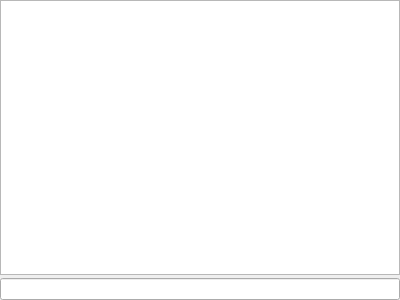
<?xml version="1.0" encoding="UTF-8"?>
<ui version="4.0">
 <class>SolarusEditor::Console</class>
 <widget class="QWidget" name="SolarusEditor::Console">
  <property name="geometry">
   <rect>
    <x>0</x>
    <y>0</y>
    <width>400</width>
    <height>300</height>
   </rect>
  </property>
  <layout class="QVBoxLayout" name="verticalLayout">
   <property name="spacing">
    <number>3</number>
   </property>
   <property name="leftMargin">
    <number>0</number>
   </property>
   <property name="topMargin">
    <number>0</number>
   </property>
   <property name="rightMargin">
    <number>0</number>
   </property>
   <property name="bottomMargin">
    <number>0</number>
   </property>
   <item>
    <widget class="QPlainTextEdit" name="log_view">
     <property name="readOnly">
      <bool>true</bool>
     </property>
     <property name="maximumBlockCount">
      <number>10000</number>
     </property>
    </widget>
   </item>
   <item>
    <widget class="SolarusEditor::ConsoleLineEdit" name="command_field">
     <property name="toolTip">
      <string>Run Lua code to the quest</string>
     </property>
    </widget>
   </item>
  </layout>
 </widget>
 <customwidgets>
  <customwidget>
   <class>SolarusEditor::ConsoleLineEdit</class>
   <extends>QLineEdit</extends>
   <header>widgets/console_line_edit.h</header>
  </customwidget>
 </customwidgets>
 <resources/>
 <connections/>
</ui>
